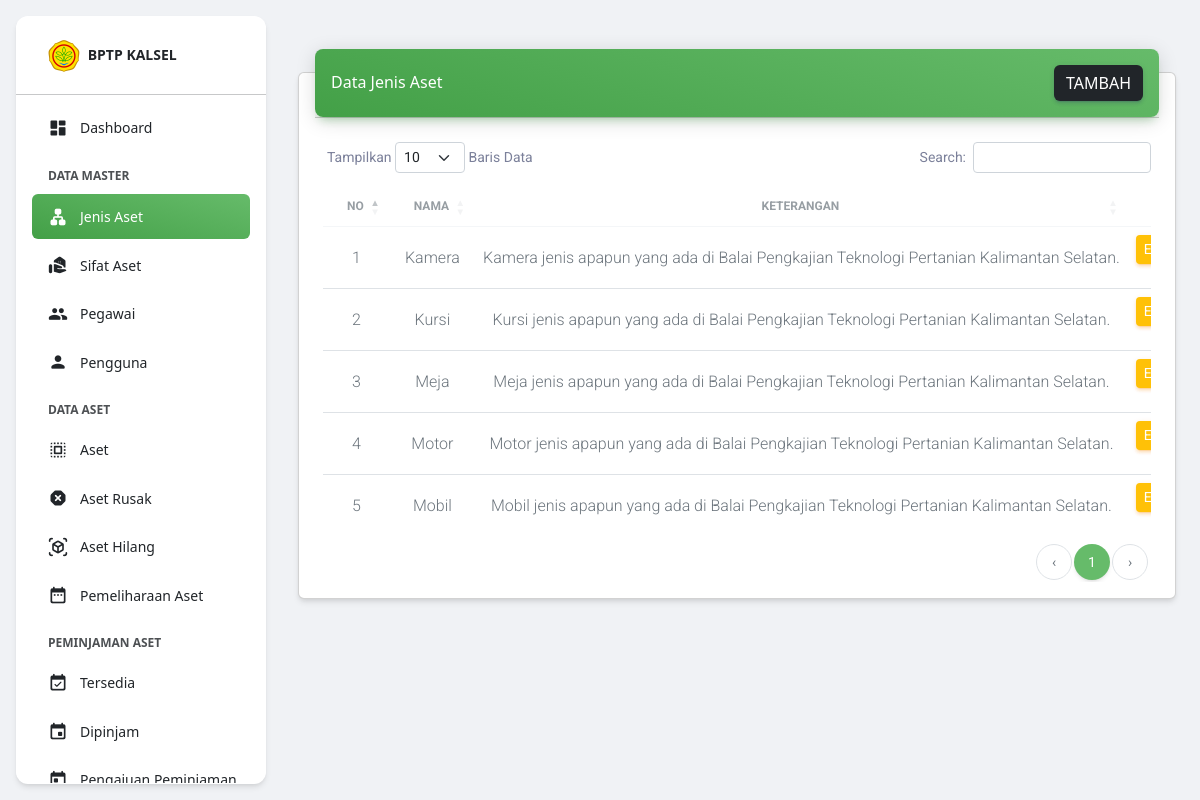
The page /index.php?h=jenis_aset (signed in) on the database its author committed.
### tables this page shows
CREATE TABLE jenis_aset(
    id BIGINT UNSIGNED PRIMARY KEY AUTO_INCREMENT,
    nama VARCHAR(255),
    keterangan TEXT
);

### halaman/jenis_aset/index.php (the view, shortened to what this page needs)
<div class="container-fluid py-4">
    <div class="row">
        <div class="col-12">
            <div class="card my-4">
                <div class="card-header p-0 position-relative mt-n4 mx-3 z-index-2">
                    <div class="bg-gradient-success shadow-success border-radius-lg p-3 d-flex justify-content-between align-items-center">
                        <h6 class="text-white text-capitalize m-0">Data Jenis Aset</h6>
                        <a href="?h=tambah_jenis_aset" class="btn btn-dark m-0">Tambah</a>
                    </div>
                </div>
                <div class="card-body pb-3">
                    <div class="table-responsive p-0">
                        <table id="datatable" class="table align-items-center mb-0">
                            <thead>
                                <tr>
                                    <th class="text-uppercase text-center text-secondary text-xs font-weight-bolder opacity-7 small-td">No</th>
                                    <th class="text-uppercase text-center text-secondary text-xs font-weight-bolder opacity-7">Nama</th>
                                    <th class="text-uppercase text-center text-secondary text-xs font-weight-bolder opacity-7">Keterangan</th>
                                    <th class="text-secondary opacity-7"></th>
                                </tr>
                            </thead>
                            <?php
                            $q = "SELECT * FROM jenis_aset";
                            $result = $mysqli->query($q);
                            $no = 1;
                            ?>
                            <tbody>
                                <?php while ($row = $result->fetch_assoc()) : ?>
                                    <tr>
                                        <td class="text-center">
                                            <p class="text-secondary mb-0"><?= $no++; ?></p>
                                        </td>
                                        <td class="text-center">
                                            <p class="text-secondary mb-0"><?= $row['nama']; ?></p>
                                        </td>
                                        <td class="text-center">
                                            <p class="text-secondary mb-0"><?= $row['keterangan']; ?></p>
                                        </td>
                                        <td class="small-td">
                                            <a href="?h=edit_jenis_aset&id=<?= $row['id']; ?>" class="btn btn-sm btn-warning text-white">Edit</a>
                                        </td>
                                    </tr>
                                <?php endwhile; ?>
                            </tbody>
                        </table>
                    </div>
                </div>
            </div>
        </div>
    </div>
</div>

### index.php (style rules this page uses)
.small-td { width: 1%; white-space: nowrap; }

### rows shown on the page
jenis_aset: nama "Kamera", keterangan "Kamera jenis apapun yang ada di Balai Pengkajian Teknologi Pertanian Kalimantan Selatan."
jenis_aset: nama "Kursi", keterangan "Kursi jenis apapun yang ada di Balai Pengkajian Teknologi Pertanian Kalimantan Selatan."
jenis_aset: nama "Meja", keterangan "Meja jenis apapun yang ada di Balai Pengkajian Teknologi Pertanian Kalimantan Selatan."
jenis_aset: nama "Motor", keterangan "Motor jenis apapun yang ada di Balai Pengkajian Teknologi Pertanian Kalimantan Selatan."
jenis_aset: nama "Mobil", keterangan "Mobil jenis apapun yang ada di Balai Pengkajian Teknologi Pertanian Kalimantan Selatan."
